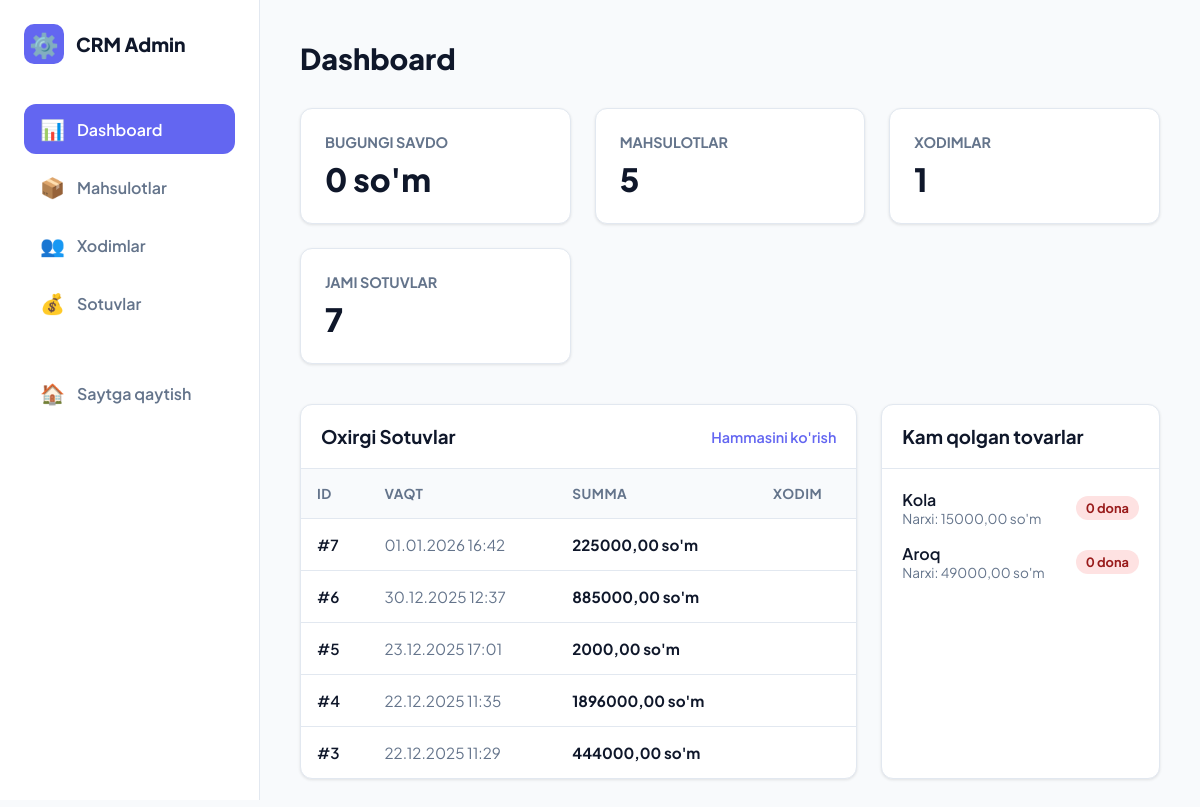
The page /admin-panel/ (signed in) on the database as committed earlier.
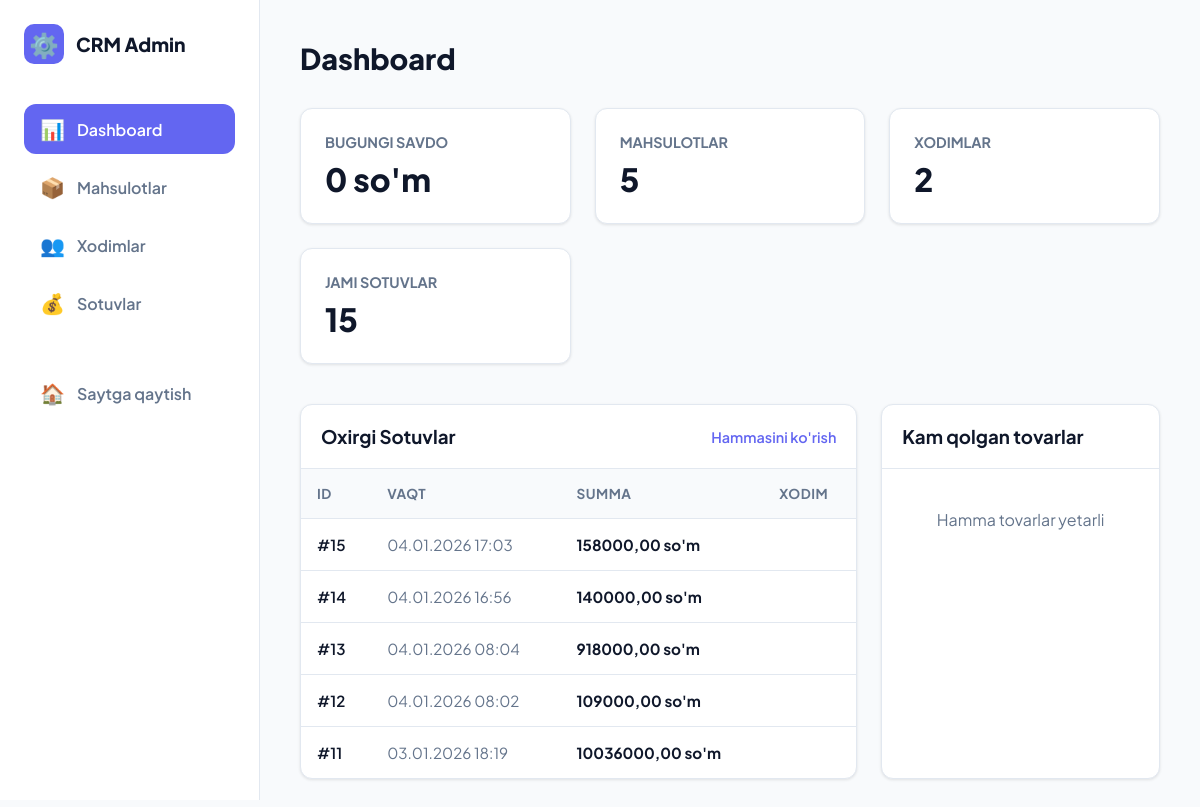
The same page on the database as committed later.
### sotuv/models.py (models this page shows, shortened)
class Sotuv(models.Model):
    sotuvchi = models.ForeignKey(
        Hodim,
        on_delete=models.CASCADE,
        verbose_name='Sotuvchi',
        related_name='sotuvlar'
    )
    jami_summa = models.DecimalField(max_digits=12, decimal_places=2, verbose_name='Jami summa', default=0)
    izoh = models.TextField(verbose_name='Izoh', blank=True)
    yaratilgan_vaqt = models.DateTimeField(auto_now_add=True, verbose_name='Yaratilgan vaqt')
    yangilangan_vaqt = models.DateTimeField(auto_now=True, verbose_name='Yangilangan vaqt')
    class Meta:
        verbose_name = "Sotuv"
        verbose_name_plural = "Sotuvlar"
        ordering = ['-yaratilgan_vaqt']

### mahsulotlar/models.py (models this page shows, shortened)
class Mahsulot(models.Model):
    nomi = models.CharField(max_length=200, verbose_name='Mahsulot nomi')
    narx = models.DecimalField(max_digits=10, decimal_places=2, verbose_name='Narx')
    miqdor = models.IntegerField(verbose_name='Miqdor', default=0)
    turi = models.ForeignKey(
        MahsulotTuri,
        on_delete=models.SET_NULL,
        null=True,
        blank=True,
        verbose_name='Mahsulot turi',
        related_name='mahsulotlar'
    )
    barcode = models.CharField(
        max_length=100,
        verbose_name='Barcode',
        blank=True,
        null=True,
        unique=True,
        help_text='Mahsulot barcode raqami'
    )
    yaratilgan_vaqt = models.DateTimeField(auto_now_add=True, verbose_name='Yaratilgan vaqt')
    yangilangan_vaqt = models.DateTimeField(auto_now=True, verbose_name='Yangilangan vaqt')
    class Meta:
        verbose_name = "Mahsulot"
        verbose_name_plural = "Mahsulotlar"
        ordering = ['-yaratilgan_vaqt']

### admin_panel/views.py (the view)
# urls.py: path('', views.admin_dashboard, name='admin_dashboard'),
@login_required
@user_passes_test(is_admin)
def admin_dashboard(request):
    today = timezone.now().date()
    bugungi_savdo = Sotuv.objects.filter(yaratilgan_vaqt__date=today).aggregate(total=Sum('jami_summa'))['total'] or 0
    jami_mahsulotlar = Mahsulot.objects.count()
    jami_hodimlar = Hodim.objects.count()
    jami_sotuvlar = Sotuv.objects.count()
    recent_sales = Sotuv.objects.all().order_by('-yaratilgan_vaqt')[:5]
    low_stock_products = Mahsulot.objects.filter(miqdor__lt=10).order_by('miqdor')[:5]
    context = {
        'bugungi_savdo': bugungi_savdo,
        'jami_mahsulotlar': jami_mahsulotlar,
        'jami_hodimlar': jami_hodimlar,
        'jami_sotuvlar': jami_sotuvlar,
        'recent_sales': recent_sales,
        'low_stock_products': low_stock_products,
        'active_tab': 'dashboard'
    }
    return render(request, 'admin_panel/dashboard.html', context)

### admin_panel/views.py (called while the page is built)
def is_admin(user):
    return user.is_staff or user.is_superuser

### templates/admin_panel/dashboard.html (shortened to what this page needs)
{% extends "admin_panel/admin_base.html" %}
{% block page_title %}Dashboard{% endblock %}
{% block content %}
<div class="stats-grid"
    style="display: grid; grid-template-columns: repeat(auto-fit, minmax(240px, 1fr)); gap: 24px; margin-bottom: 40px;">
    <div class="card" style="padding: 24px;">
        <div
            style="color: var(--text-muted); font-size: 0.9rem; font-weight: 700; text-transform: uppercase; margin-bottom: 8px;">
            Bugungi Savdo</div>
        <div style="font-size: 2rem; font-weight: 800;">{{ bugungi_savdo|default:"0" }} so'm</div>
    </div>
    <div class="card" style="padding: 24px;">
        <div
            style="color: var(--text-muted); font-size: 0.9rem; font-weight: 700; text-transform: uppercase; margin-bottom: 8px;">
            Mahsulotlar</div>
        <div style="font-size: 2rem; font-weight: 800;">{{ jami_mahsulotlar }}</div>
    </div>
    <div class="card" style="padding: 24px;">
        <div
            style="color: var(--text-muted); font-size: 0.9rem; font-weight: 700; text-transform: uppercase; margin-bottom: 8px;">
            Xodimlar</div>
        <div style="font-size: 2rem; font-weight: 800;">{{ jami_hodimlar }}</div>
    </div>
    <div class="card" style="padding: 24px;">
        <div
            style="color: var(--text-muted); font-size: 0.9rem; font-weight: 700; text-transform: uppercase; margin-bottom: 8px;">
            Jami Sotuvlar</div>
        <div style="font-size: 2rem; font-weight: 800;">{{ jami_sotuvlar }}</div>
    </div>
</div>
<div style="display: grid; grid-template-columns: 2fr 1fr; gap: 24px;">
    <div class="card">
        <div
            style="padding: 20px; border-bottom: 1px solid var(--border); display: flex; justify-content: space-between; align-items: center;">
            <h3 style="font-weight: 700;">Oxirgi Sotuvlar</h3>
            <a href="{% url 'admin_sales_list' %}"
                style="color: var(--primary); text-decoration: none; font-size: 0.9rem; font-weight: 600;">Hammasini
                ko'rish</a>
        </div>
        <div class="table-container">
            <table>
                <thead>
                    <tr>
                        <th>ID</th>
                        <th>Vaqt</th>
                        <th>Summa</th>
                        <th>Xodim</th>
                    </tr>
                </thead>
                <tbody>
                    {% for sale in recent_sales %}
                    <tr>
                        <td style="font-weight: 600;">#{{ sale.id }}</td>
                        <td style="color: var(--text-muted);">{{ sale.yaratilgan_vaqt|date:"d.m.Y H:i" }}</td>
                        <td style="font-weight: 700;">{{ sale.jami_summa }} so'm</td>
                        <td>{{ sale.sotuvchi.username }}</td>
                    </tr>
                    {% empty %}
                    <tr>
                        <td colspan="4" style="text-align: center; padding: 40px; color: var(--text-muted);">Sotuvlar
                            mavjud emas</td>
                    </tr>
                    {% endfor %}
                </tbody>
            </table>
        </div>
    </div>
    <div class="card">
        <div style="padding: 20px; border-bottom: 1px solid var(--border);">
            <h3 style="font-weight: 700;">Kam qolgan tovarlar</h3>
        </div>
        <div style="padding: 20px;">
            {% for product in low_stock_products %}
            <div style="display: flex; justify-content: space-between; align-items: center; margin-bottom: 16px;">
                <div>
                    <div style="font-weight: 600;">{{ product.nomi }}</div>
                    <div style="font-size: 0.85rem; color: var(--text-muted);">Narxi: {{ product.narx }} so'm</div>
                </div>
                <div class="badge badge-danger">{{ product.miqdor }} dona</div>
            </div>
            {% empty %}
            <div style="text-align: center; padding: 20px; color: var(--text-muted);">Hamma tovarlar yetarli</div>
            {% endfor %}
        </div>
    </div>
</div>
{% endblock %}

Rows that differ between the two databases and show on the page:
no longer on this page (row unchanged): Sotuv: id "7", yaratilgan_vaqt "01.01.2026 16:42", jami_summa "225000,00"
no longer on this page (row unchanged): Sotuv: id "6", yaratilgan_vaqt "30.12.2025 12:37", jami_summa "885000,00"
no longer on this page (row unchanged): Sotuv: id "5", yaratilgan_vaqt "23.12.2025 17:01", jami_summa "2000,00"
no longer on this page (row unchanged): Sotuv: id "4", yaratilgan_vaqt "22.12.2025 11:35", jami_summa "1896000,00"
no longer on this page (row unchanged): Sotuv: id "3", yaratilgan_vaqt "22.12.2025 11:29", jami_summa "444000,00"
no longer on this page (row edited): Mahsulot: nomi "Kola", narx "15000,00", miqdor "0"
no longer on this page (row edited): Mahsulot: nomi "Aroq", narx "49000,00", miqdor "0"
added Sotuv: id "15", yaratilgan_vaqt "04.01.2026 17:03", jami_summa "158000,00"
added Sotuv: id "14", yaratilgan_vaqt "04.01.2026 16:56", jami_summa "140000,00"
added Sotuv: id "13", yaratilgan_vaqt "04.01.2026 08:04", jami_summa "918000,00"
added Sotuv: id "12", yaratilgan_vaqt "04.01.2026 08:02", jami_summa "109000,00"
added Sotuv: id "11", yaratilgan_vaqt "03.01.2026 18:19", jami_summa "10036000,00"
Other text that changed with them:
{{ jami_hodimlar }}: "1" → "2"
{{ jami_sotuvlar }}: "7" → "15"
text now shown: "Hamma tovarlar yetarli"
